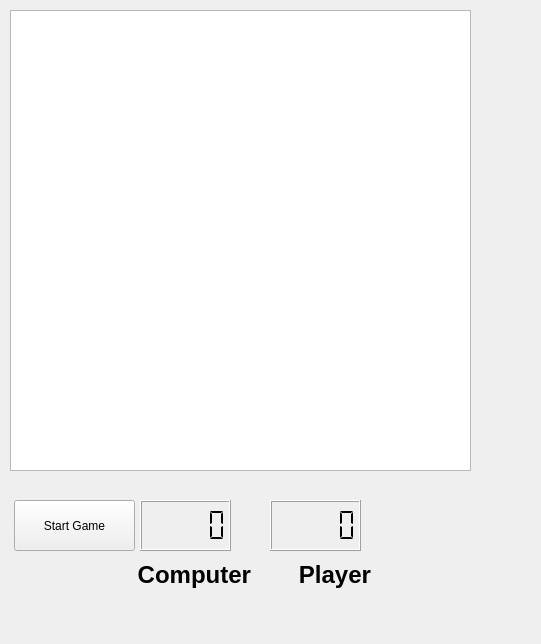
<?xml version="1.0" encoding="UTF-8"?>
<ui version="4.0">
 <class>PingPong</class>
 <widget class="QWidget" name="PingPong">
  <property name="geometry">
   <rect>
    <x>0</x>
    <y>0</y>
    <width>541</width>
    <height>644</height>
   </rect>
  </property>
  <property name="windowTitle">
   <string>PingPong</string>
  </property>
  <widget class="QGraphicsView" name="graphicsView">
   <property name="geometry">
    <rect>
     <x>10</x>
     <y>10</y>
     <width>461</width>
     <height>461</height>
    </rect>
   </property>
  </widget>
  <widget class="QPushButton" name="startGame">
   <property name="geometry">
    <rect>
     <x>14</x>
     <y>500</y>
     <width>121</width>
     <height>51</height>
    </rect>
   </property>
   <property name="text">
    <string>Start Game</string>
   </property>
  </widget>
  <widget class="QLabel" name="label">
   <property name="geometry">
    <rect>
     <x>130</x>
     <y>560</y>
     <width>121</width>
     <height>31</height>
    </rect>
   </property>
   <property name="font">
    <font>
     <pointsize>12</pointsize>
     <weight>75</weight>
     <bold>true</bold>
    </font>
   </property>
   <property name="text">
    <string>&lt;!DOCTYPE HTML PUBLIC &quot;-//W3C//DTD HTML 4.0//EN&quot; &quot;http://www.w3.org/TR/REC-html40/strict.dtd&quot;&gt;
&lt;html&gt;&lt;head&gt;&lt;meta name=&quot;qrichtext&quot; content=&quot;1&quot; /&gt;&lt;style type=&quot;text/css&quot;&gt;
p, li { white-space: pre-wrap; }
&lt;/style&gt;&lt;/head&gt;&lt;body style=&quot; font-family:'MS Shell Dlg 2'; font-size:12pt; font-weight:600; font-style:normal;&quot;&gt;
&lt;p style=&quot; margin-top:0px; margin-bottom:0px; margin-left:0px; margin-right:0px; -qt-block-indent:0; text-indent:0px;&quot;&gt;&lt;span style=&quot; font-size:18pt;&quot;&gt;Computer&lt;/span&gt;&lt;/p&gt;&lt;/body&gt;&lt;/html&gt;</string>
   </property>
   <property name="alignment">
    <set>Qt::AlignRight|Qt::AlignTrailing|Qt::AlignVCenter</set>
   </property>
   <property name="wordWrap">
    <bool>false</bool>
   </property>
  </widget>
  <widget class="QLCDNumber" name="computerScore">
   <property name="geometry">
    <rect>
     <x>140</x>
     <y>500</y>
     <width>91</width>
     <height>51</height>
    </rect>
   </property>
   <property name="font">
    <font>
     <pointsize>10</pointsize>
     <weight>75</weight>
     <bold>true</bold>
     <underline>true</underline>
    </font>
   </property>
   <property name="layoutDirection">
    <enum>Qt::RightToLeft</enum>
   </property>
   <property name="frameShadow">
    <enum>QFrame::Raised</enum>
   </property>
   <property name="segmentStyle">
    <enum>QLCDNumber::Flat</enum>
   </property>
  </widget>
  <widget class="QLCDNumber" name="playerScore">
   <property name="geometry">
    <rect>
     <x>270</x>
     <y>500</y>
     <width>91</width>
     <height>51</height>
    </rect>
   </property>
   <property name="font">
    <font>
     <pointsize>10</pointsize>
     <weight>75</weight>
     <bold>true</bold>
     <underline>true</underline>
    </font>
   </property>
   <property name="layoutDirection">
    <enum>Qt::RightToLeft</enum>
   </property>
   <property name="frameShadow">
    <enum>QFrame::Raised</enum>
   </property>
   <property name="segmentStyle">
    <enum>QLCDNumber::Flat</enum>
   </property>
  </widget>
  <widget class="QLabel" name="label_2">
   <property name="geometry">
    <rect>
     <x>290</x>
     <y>560</y>
     <width>81</width>
     <height>31</height>
    </rect>
   </property>
   <property name="font">
    <font>
     <pointsize>12</pointsize>
     <weight>75</weight>
     <bold>true</bold>
    </font>
   </property>
   <property name="text">
    <string>&lt;!DOCTYPE HTML PUBLIC &quot;-//W3C//DTD HTML 4.0//EN&quot; &quot;http://www.w3.org/TR/REC-html40/strict.dtd&quot;&gt;
&lt;html&gt;&lt;head&gt;&lt;meta name=&quot;qrichtext&quot; content=&quot;1&quot; /&gt;&lt;style type=&quot;text/css&quot;&gt;
p, li { white-space: pre-wrap; }
&lt;/style&gt;&lt;/head&gt;&lt;body style=&quot; font-family:'MS Shell Dlg 2'; font-size:12pt; font-weight:600; font-style:normal;&quot;&gt;
&lt;p style=&quot; margin-top:0px; margin-bottom:0px; margin-left:0px; margin-right:0px; -qt-block-indent:0; text-indent:0px;&quot;&gt;&lt;span style=&quot; font-size:18pt;&quot;&gt;Player&lt;/span&gt;&lt;/p&gt;&lt;/body&gt;&lt;/html&gt;</string>
   </property>
   <property name="alignment">
    <set>Qt::AlignRight|Qt::AlignTrailing|Qt::AlignVCenter</set>
   </property>
   <property name="wordWrap">
    <bool>false</bool>
   </property>
  </widget>
 </widget>
 <layoutdefault spacing="6" margin="11"/>
 <resources/>
 <connections/>
</ui>
